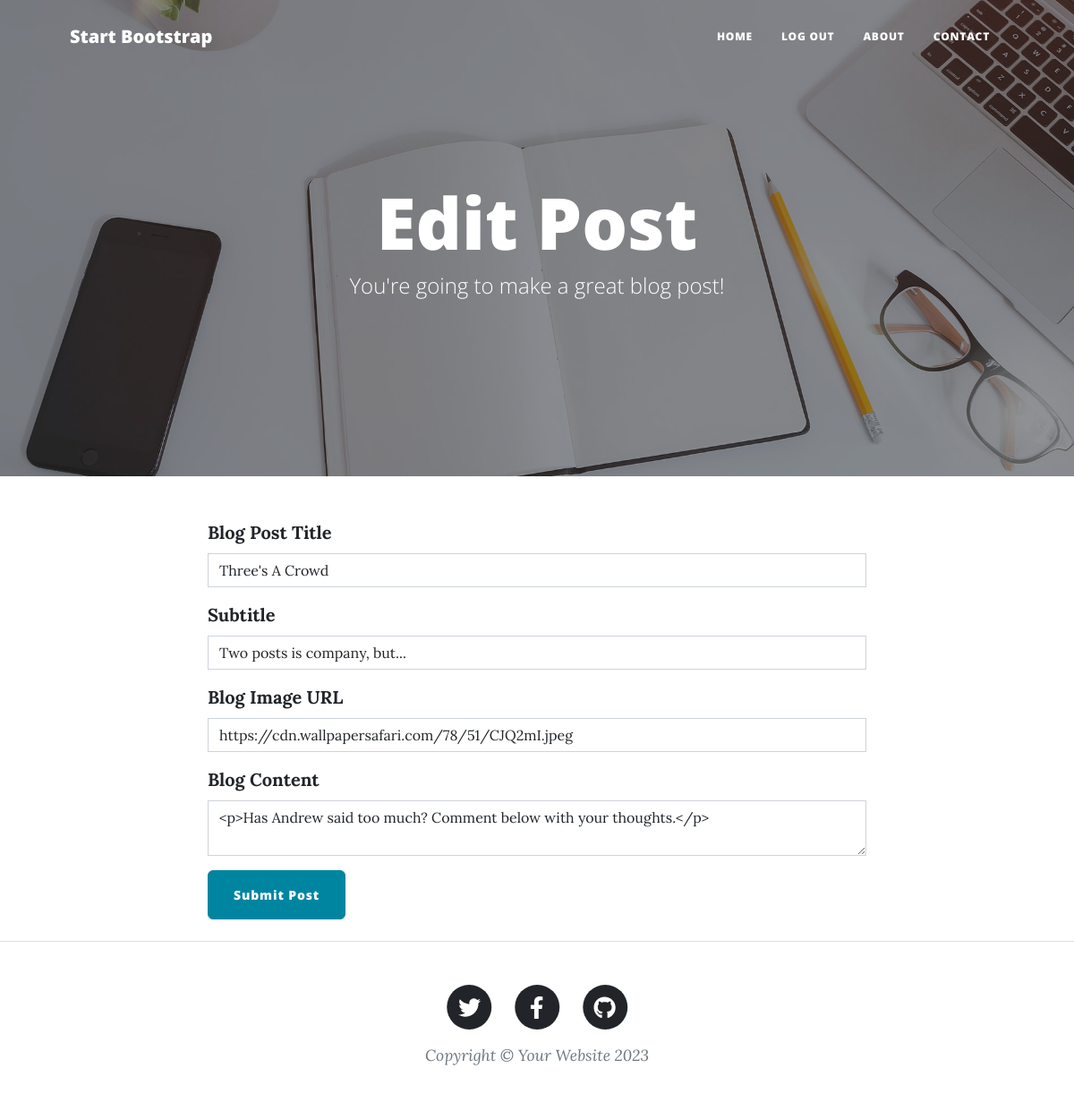
/edit-post/3 (signed in), run on the app's committed database.
### main.py (models this page shows)
class BlogPost(db.Model):
    __tablename__ = "blog_posts"
    id: Mapped[int] = mapped_column(Integer, primary_key=True)
    author_id: Mapped[int] = mapped_column(Integer, db.ForeignKey("users.id"))
    author = relationship("User", back_populates="posts")
    title: Mapped[str] = mapped_column(String(250), unique=True, nullable=False)
    subtitle: Mapped[str] = mapped_column(String(250), nullable=False)
    date: Mapped[str] = mapped_column(String(250), nullable=False)
    body: Mapped[str] = mapped_column(Text, nullable=False)
    img_url: Mapped[str] = mapped_column(String(250), nullable=False)
    comments = relationship("Comment", back_populates="parent_post")

### main.py (the view, shortened to what this page needs)
@app.route("/edit-post/<int:post_id>", methods=["GET", "POST"])
@admin_only
def edit_post(post_id):
    post = db.get_or_404(BlogPost, post_id)
    edit_form = CreatePostForm(
        title=post.title,
        subtitle=post.subtitle,
        img_url=post.img_url,
        author=post.author,
        body=post.body
    )
    return render_template("make-post.html", form=edit_form, is_edit=True, logged_in=current_user.is_authenticated)

### forms.py
class CreatePostForm(FlaskForm):
    title = StringField("Blog Post Title", validators=[DataRequired()])
    subtitle = StringField("Subtitle", validators=[DataRequired()])
    img_url = StringField("Blog Image URL", validators=[DataRequired(), URL()])
    body = CKEditorField("Blog Content", validators=[DataRequired()])
    submit = SubmitField("Submit Post")

### main.py (called while the page is built)
@login_manager.user_loader
def load_user(user_id):
    return db.get_or_404(User, user_id)

def admin_only(f):
    @wraps(f)
    def decorated_function(*args, **kwargs):
        if current_user.id != 1:
            return abort(403)
        return f(*args, **kwargs)
    return decorated_function

### templates/make-post.html
{% from "bootstrap5/form.html" import render_form %} {% block content %} {%
include "header.html" %}
<header
  class="masthead"
  style="background-image: url('../static/assets/img/edit-bg.jpg')"
>
  <div class="container position-relative px-4 px-lg-5">
    <div class="row gx-4 gx-lg-5 justify-content-center">
      <div class="col-md-10 col-lg-8 col-xl-7">
        <div class="page-heading">
          {% if is_edit: %}
          <h1>Edit Post</h1>
          {% else: %}
          <h1>New Post</h1>
          {% endif %}
          <span class="subheading"
            >You're going to make a great blog post!</span
          >
        </div>
      </div>
    </div>
  </div>
</header>
<main class="mb-4">
  <div class="container">
    <div class="row">
      <div class="col-lg-8 col-md-10 mx-auto">
        {{ ckeditor.load() }} {{ ckeditor.config(name='body') }} {{
        render_form(form, novalidate=True, button_map={"submit": "primary"}) }}
      </div>
    </div>
  </div>
</main>
{% include "footer.html" %} {% endblock %}

### data on the page
BlogPost: title "Three's A Crowd", subtitle "Two posts is company, but...", img_url "https://cdn.wallpapersafari.com/78/51/CJQ2mI.jpeg", body "<p>Has Andrew said too much? Comment below with your thoughts.</p>"
